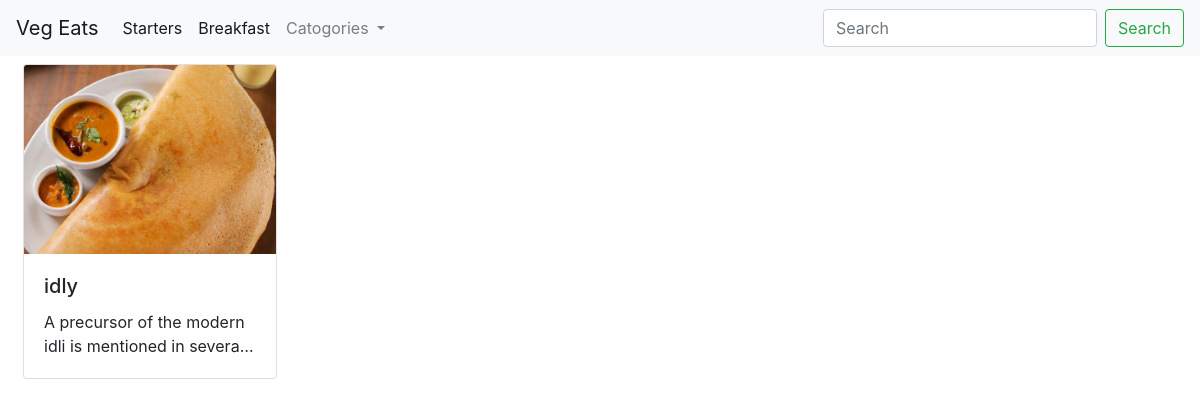
The page /?catogories=starters on the database its author committed.
### calc/models.py (models this page shows, shortened)
class Recipes(models.Model):
    Name = models.CharField(max_length=200,primary_key=True)
    Date = models.DateField()
    Description = models.TextField()
    Brief = models.TextField(null=True,blank=True)
    IngrediantsPerson = models.IntegerField(default=1)
    Image = models.ImageField(upload_to='static/images/')
    catogories = models.CharField(max_length=200 , default='others', choices = catogories_list)

### calc/views/homeView.py (the view)
# urls.py: path('', views.home,name = 'home'),
def home(request,**args):
    catogoryList = Recipes.objects.order_by().values_list('catogories', flat=True).distinct()
    if (request.GET.get('catogories',None) is None):
        recipes_list = list(Recipes.objects.all().values())
    else:
        recipes_list = list(Recipes.objects.filter(catogories = request.GET['catogories']).values())
    return render(request,'calc/index.html',context={'data':recipes_list , 'catogoryList':catogoryList})

### calc/templates/calc/index.html (shortened to what this page needs)
<!DOCTYPE html>
<html lang="en">
{% extends 'base.html'%}
{% load static %}
{% block contents %}
<div class="card-group">
    {% for item in data%}
    <div class="col-lg-3">
    <div class="card m-2 rounded" >
        <img class="card-img-top" src='{{item.Image}}' alt="Card image cap">
        <div class="card-body">
            <h5 class="card-title">{{ item.Name }}</h5>
            <p class="card-text">{% if item.Brief is not None %}{{ item.Description}} {% else %}{{ item.Brief}}  {% endif %}</p>
        </div>
    </div>
    </div>
    {% endfor %}
</div>
{% endblock %}

### static/templates/base.html (style rules this page uses)
.card-text { word-break: break-word; overflow: hidden; text-overflow: ellipsis; display: -webkit-box; -webkit-line-clamp: 2; -webkit-box-orient: vertical; }

### rows shown on the page
Recipes: Image (picture), Name "idly", Description "A precursor of the modern idli is mentioned in…"
